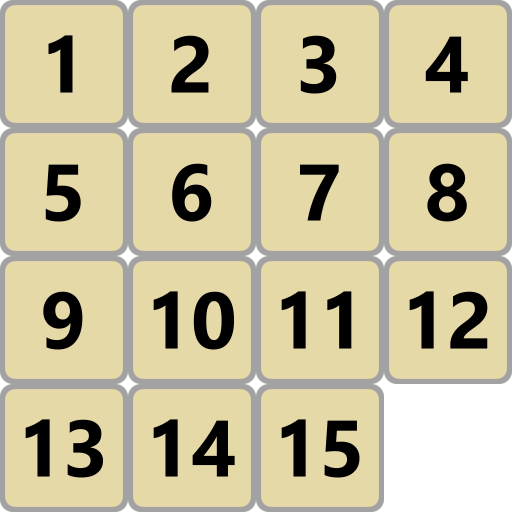
#> input picture tools/fifteen-tileset-maker/media/fifteen-tiles.png, 1024 x 1024 px (shown at 1/2 size)
$ python generate-tileset-cli.py   (Python 2 division)
#> lines starting #> are read from the running program, lines starting #| are printed output that depends on the picture
#!/usr/bin/env python
# -*- coding: utf-8 -*-
import os, sys
from PIL import Image
import PIL.ImageOps
import json

# Tileset generator for the game 'Fifteen'

srcImagePath = "media/fifteen-tiles.png"
targetDir = "target/fifteen"
tilesetType = 'fifteen'
tilesetTitle = "Default Fifteen tileset"
tilesetName = "fifteenTileset"
tilesetVersion = "1.0"
x = 0
y = 0
width = 1024
height = 1024
prefix = "tile"
gridRows = 4
gridCols = 4

tileWidth = int(width/gridRows)
tileHeight = int(height/gridRows)
image = Image.open(srcImagePath)
#> image is the input picture: PIL image 1024x1024 RGBA; mean R, G, B, A 178.5, 169.4, 131.4, 213.8

def cut_image(x, y, tileWidth, tileHeight, gridRows, gridCols):
#> called with x = 0, y = 0, tileWidth = 256, tileHeight = 256, gridRows = 4, gridCols = 4
    tiles = []
    ndx = 0
    for i in range(0, gridRows):
        ty = y + i * tileHeight
        for j in range(0, gridCols):
           tx = x + j * tileWidth
           tile = image.crop((tx, ty, tx + tileWidth, ty + tileHeight))
           tilename = "%s%03d" % (prefix, ndx)
           tiles.append((tile, tilename))
           ndx += 1
#> after the loop, ndx = 16; tiles = 16 items
    return tiles


tileset = {
  "$type": "playonweb-%s-tileset" % tilesetType,
  "name": tilesetName,
  "title": tilesetTitle,
  "version": tilesetVersion,
  "tiles": []
}
tiles = cut_image(x, y, tileWidth, tileHeight, gridRows, gridCols)
#> tiles = 16 items
if not os.path.exists(targetDir):
    os.mkdir(targetDir)
for tile in tiles:
    img = tile[0]
    name = tile[1]
    filename = "%s.png" % name
    path = os.path.join(targetDir, filename)
    img.save(path)
    tileset["tiles"].append({
        "name": name,
        "url": filename
    })
#> this loop made 16 passes
#> (name, filename) on passes 1 to 12: ('tile000', 'tile000.png'), ('tile001', 'tile001.png'), ('tile002', 'tile002.png'), ('tile003', 'tile003.png'), ('tile004', 'tile004.png'), ('tile005', 'tile005.png'), ('tile006', 'tile006.png'), ('tile007', 'tile007.png'), ('tile008', 'tile008.png'), ('tile009', 'tile009.png'), ('tile010', 'tile010.png'), ('tile011', 'tile011.png')
#> pass 1, `img = tile[0]`:
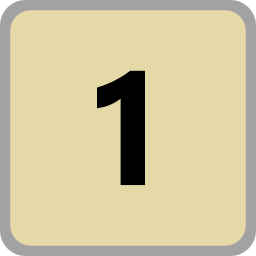
#> img: PIL image 256x256 RGBA; mean R, G, B, A 199.8, 189.5, 146.8, 227.2; transparent parts drawn white
#> pass 2, `img = tile[0]`:
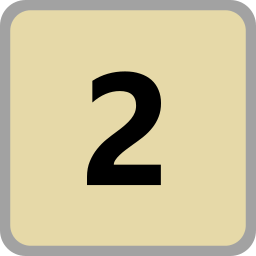
#> img: PIL image 256x256 RGBA; mean R, G, B, A 194.7, 184.7, 143.2, 227.7; transparent parts drawn white
#> pass 3, `img = tile[0]`:
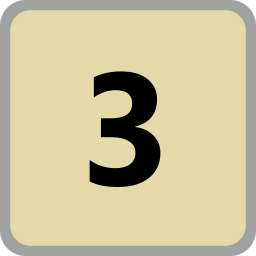
#> img: PIL image 256x256 RGBA; mean R, G, B, A 195.3, 185.3, 143.6, 227.6; transparent parts drawn white
#> after the loop: img: PIL image 256x256 RGBA; every value is 0

with open(os.path.join(targetDir, "tileset.json"), "w") as outfile:
    json.dump(tileset, outfile, indent=4)

print "Tileset generated at %s!" % targetDir
#| Tileset generated at target/fifteen!
